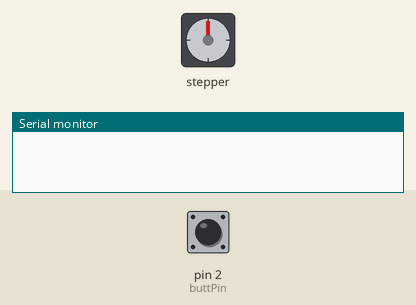
Recording of a sketch running on a simulated Arduino Uno, built with avr-gcc and run on an emulated ATmega328P. Parts: stepper motor, the last lines printed to the serial monitor. The inputs (shaded band) are chosen by the test bench; at power-on: pin 2 (buttPin) HIGH. Stepper angles assume 2048 steps per turn.

Above: at 0.15 s.
At 9.77 s:
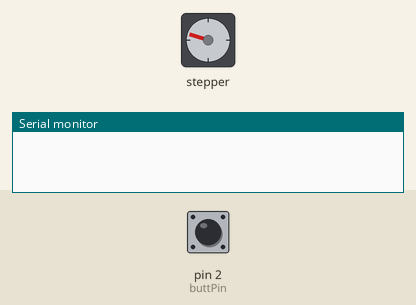
At 19.71 s:
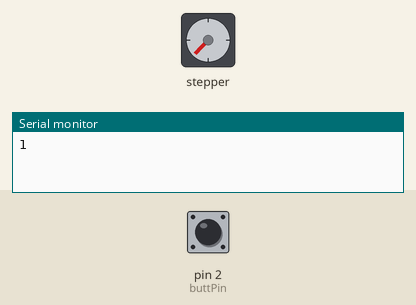
At 39.59 s:
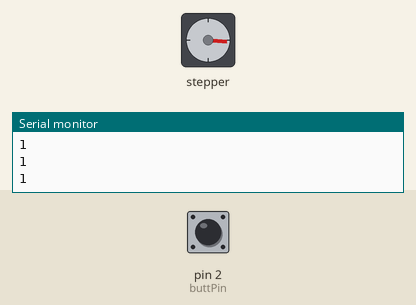
Timing chart, 0 to 40.0 s (numbered marks = the images above):
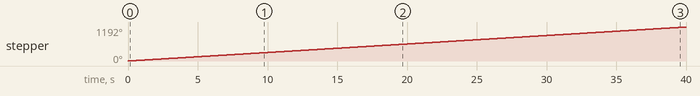

The sketch:

stepper.ino.ino
```cpp
#include<Stepper.h>
int stepsPerRev = 2048;
int stepSpeed = 5;
int dt = 100;
Stepper myStepper(stepsPerRev,8,10,9,11);

int buttPin = 2;
int buttOld = 0;
int buttNew;

void setup() {
  // put your setup code here, to run once:
  myStepper.setSpeed(stepSpeed);
  pinMode(buttPin,INPUT);
  digitalWrite(buttPin,HIGH);
  Serial.begin(9600);
}

void loop() {
  // put your main code here, to run repeatedly:
  myStepper.step(stepsPerRev);
  buttNew = digitalRead(buttPin);
  Serial.println(buttNew);
//  if(buttOld==0 && buttNew ==1){
//    if(buttOld ==0){
//      stepsPerRev = stepsPerRev*-1;
//      buttOld = 1;
//    }
//    else{
//      stepsPerRev = stepsPerRev;
//    }
//  }
//  buttOld=buttNew;

}
```

Measured:
- by itself, stepper: keeps turning clockwise at about 30°/s
